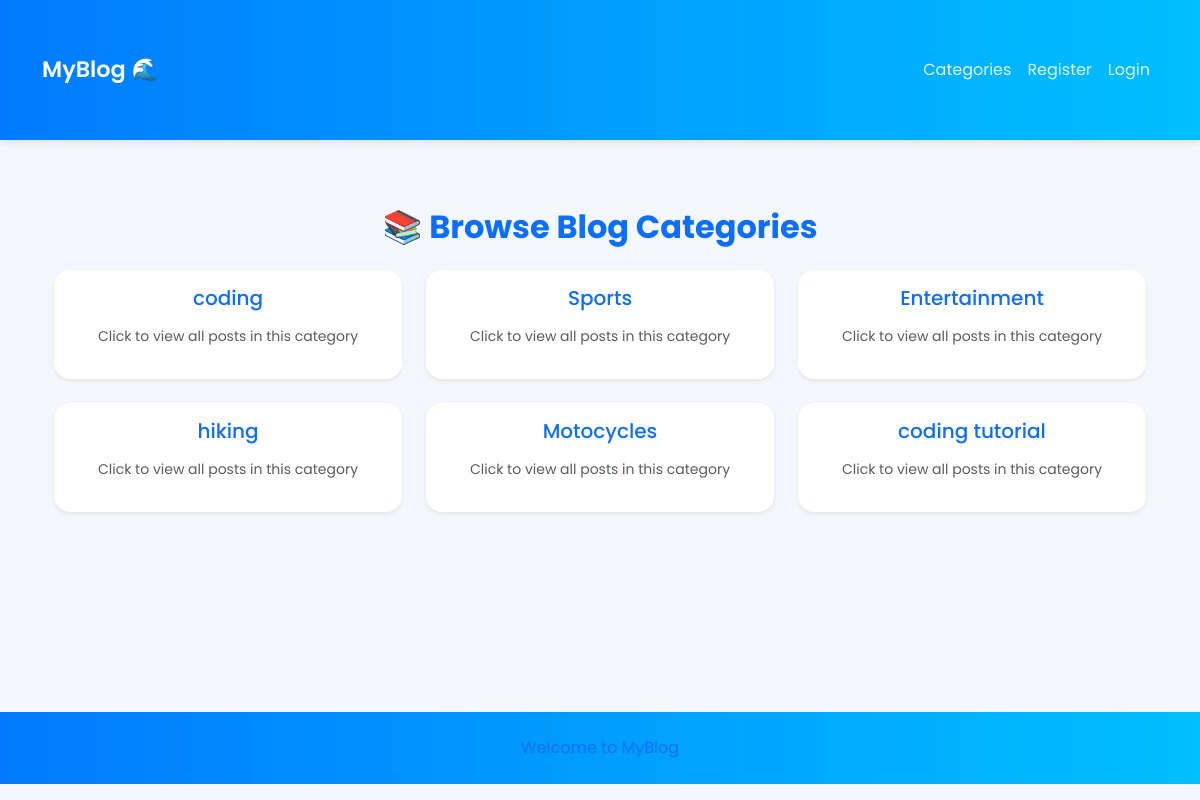
The page /category_list/ on the database its author committed.
### theblog/models.py (models this page shows, shortened)
class Category(models.Model):
  name = models.CharField(max_length=255)
  def __str__(self):
    return self.name

### theblog/views.py (the view)
# urls.py: path('category_list/', CategoryListView, name="category_list"),
def CategoryListView(request):
  cat_menu_list = Category.objects.all()
  return render(request, 'category_list.html',{'cat_menu_list':cat_menu_list})

### theblog/templates/category_list.html (shortened to what this page needs)
{% extends "base.html" %}
{% block content %}
<div class="container mt-5 mb-5">
  <h2 class="fw-bold text-primary mb-4 text-center">
    📚 Browse Blog Categories
  </h2>
  {% if cat_menu_list %}
    <div class="row justify-content-center">
      {% for item in cat_menu_list %}
        <div class="col-md-4 col-sm-6 mb-4">
          <div class="card shadow-sm border-0 hover-shadow">
            <div class="card-body text-center">
              <h5 class="card-title mb-3">
                <a href="{% url 'category' item|slugify %}" class="text-decoration-none text-primary">
                  {{ item }}
                </a>
              </h5>
              <p class="text-muted small">Click to view all posts in this category</p>
            </div>
          </div>
        </div>
      {% endfor %}
    </div>
  {% else %}
    <div class="alert alert-info text-center mt-4">
      No categories have been created yet.
    </div>
  {% endif %}
</div>
{% endblock %}

### theblog/templates/base.html (style rules this page uses)
body { font-family: 'Poppins', sans-serif; background-color: #f3f7fb; color: #212529; }
.container { padding-top: 2.5rem; padding-bottom: 2.5rem; }
.card { border: none; box-shadow: 0 3px 10px rgba(0,0,0,0.05); border-radius: 1rem; }

### rows shown on the page
Category: name "coding"
Category: name "Sports"
Category: name "Entertainment"
Category: name "hiking"
Category: name "Motocycles"
Category: name "coding tutorial"
